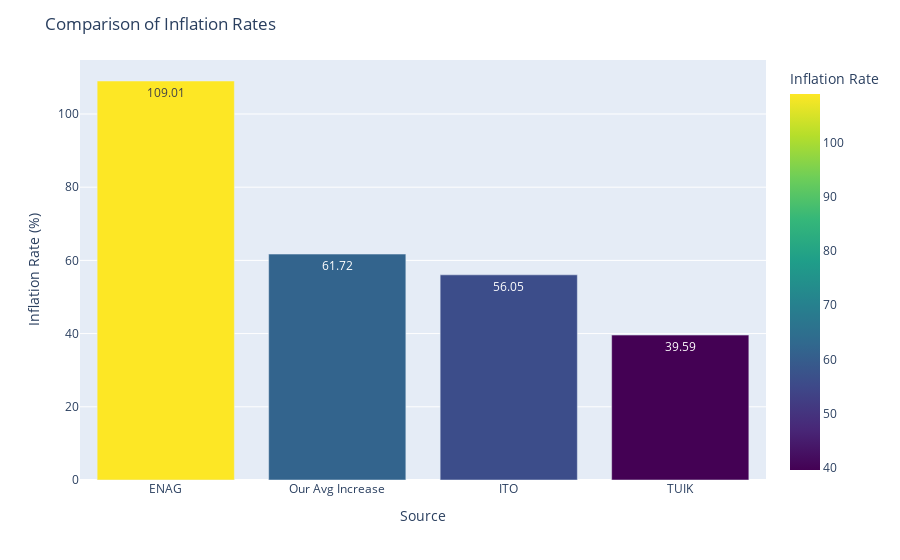

Notebook source saved alongside this figure:
### Markdown cell above
## Comparing Average Price Increase Percentage and Officially Announced Inflation Rates

# Officially Announced Inflation Rates:

* TUIK: 2022 1 June 2022 to 2023 End of May 39.59%
* ENAG: 2022 1 June 2022 to 2023 End of May 109.01%
* ITO: 2022 1 June 2022 to 2023 End of May 56.05%
* Calculated Average Annual Price Increase Rate in Daily Expenditures of Young People 61.72

### Code cell
tuik = 39.59
enag = 109.01
ito = 56.05
ourAvgPriceIncreasePercentage = round(inflationCalculator(df),2)

labels = ['TUIK', 'ENAG', 'ITO', 'Our Avg Increase']
inflation_rates = [tuik, enag, ito, ourAvgPriceIncreasePercentage]

dfCompare = pd.DataFrame({
    'Source': ['TUIK', 'ENAG', 'ITO', 'Our Avg Increase'],
    'Inflation Rate': [tuik, enag, ito, ourAvgPriceIncreasePercentage]
})

# Sort the DataFrame by 'Inflation Rate' in Descending order
dfCompare = dfCompare.sort_values('Inflation Rate', ascending=False)

# Create a bar chart
fig = px.bar(dfCompare, x='Source', y='Inflation Rate', text='Inflation Rate', color='Inflation Rate', color_continuous_scale='Viridis')

# Customize aspect
fig.update_layout(title_text='Comparison of Inflation Rates', yaxis=dict(title='Inflation Rate (%)'))

fig.show()

### Figure 1 — Plotly figure (JSON) as saved in the notebook; plotly's stock layout.template omitted (floating-point values rounded to 4 significant figures)
{"data": [{"alignmentgroup": "True", "hovertemplate": "Source=%{x}<br>Inflation Rate=%{marker.color}<extra></extra>", "legendgroup": "", "marker": {"color": [109.0, 61.72, 56.05, 39.59], "coloraxis": "coloraxis", "pattern": {"shape": ""}}, "name": "", "offsetgroup": "", "orientation": "v", "showlegend": false, "text": [109.0, 61.72, 56.05, 39.59], "textposition": "auto", "type": "bar", "x": ["ENAG", "Our Avg Increase", "ITO", "TUIK"], "xaxis": "x", "y": [109.0, 61.72, 56.05, 39.59], "yaxis": "y"}], "layout": {"barmode": "relative", "coloraxis": {"colorbar": {"title": {"text": "Inflation Rate"}}, "colorscale": [[0, "#440154"], [0.1111, "#482878"], [0.2222, "#3e4989"], [0.3333, "#31688e"], [0.4444, "#26828e"], [0.5556, "#1f9e89"], [0.6667, "#35b779"], [0.7778, "#6ece58"], [0.8889, "#b5de2b"], [1, "#fde725"]]}, "legend": {"tracegroupgap": 0}, "margin": {"t": 60}, "title": {"text": "Comparison of Inflation Rates"}, "xaxis": {"anchor": "y", "domain": [0, 1], "title": {"text": "Source"}}, "yaxis": {"anchor": "x", "domain": [0, 1], "title": {"text": "Inflation Rate (%)"}}}}
